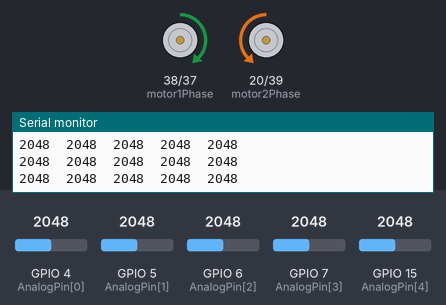
Bench run of a sketch on a simulated ESP32. Shown: direction and speed pins drawn as motors (green arrow = direction pin HIGH = forward, orange = LOW = backward, longer = more drive), the last lines printed to the serial monitor. The inputs (shaded band) are chosen by the test bench; at power-on: GPIO 4 (AnalogPin[0]) = 2048, GPIO 15 (AnalogPin[4]) = 2048, GPIO 7 (AnalogPin[3]) = 2048, GPIO 5 (AnalogPin[1]) = 2048, GPIO 6 (AnalogPin[2]) = 2048.

Above: at 1.2 s.
1.3 s: GPIO 4 (AnalogPin[0]) set to 80
3.0 s: GPIO 15 (AnalogPin[4]) set to 3972
At 4.1 s:
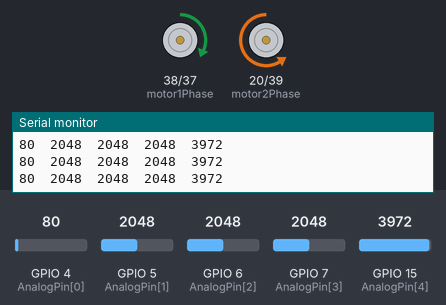
4.5 s: GPIO 7 (AnalogPin[3]) set to 3972
At 5.6 s:
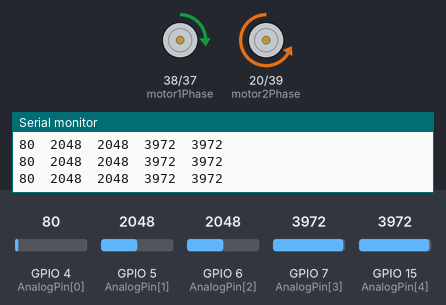
6.0 s: GPIO 5 (AnalogPin[1]) set to 1045
At 7.1 s:
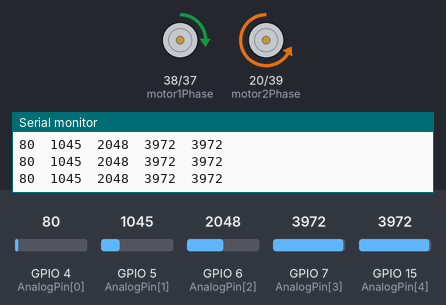
9.0 s: GPIO 5 (AnalogPin[1]) set to 943
At 10.2 s:
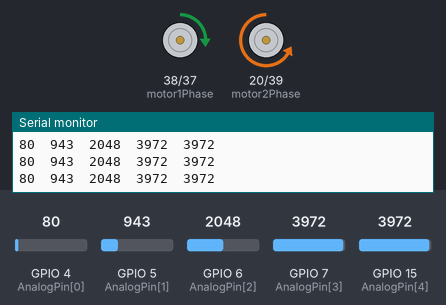
12.0 s: GPIO 6 (AnalogPin[2]) set to 122
At 12.4 s:
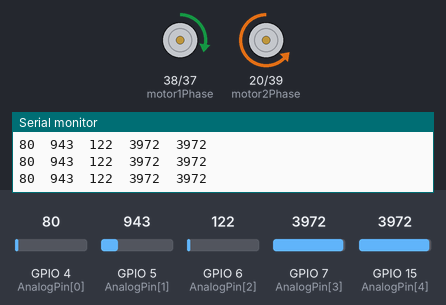
Timing chart, 0 to 15.0 s (numbered marks = the images above; inputs shaded):
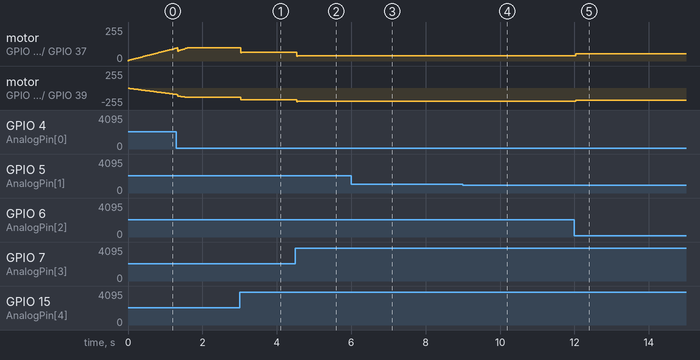

The sketch:

EEN1025_wk1_line_follow.ino
```cpp
#define CW  LOW
#define ACW HIGH

// Motor pins
int motor1PWM   = 37; // LHS motor
int motor1Phase = 38;
int motor2PWM   = 39; // RHS motor
int motor2Phase = 20;

// Soft-start for base speed
int baseSpeedCurrent = 0;     // ramped base speed
const int rampStep   = 2;     // PWM increment per loop

// Line sensor pins (left → right)
int AnalogValue[5] = {0, 0, 0, 0, 0};
int AnalogPin[5]   = {4, 5, 6, 7, 15};  // TCRT5000 outputs

// ===== PID variables for line following =====
float Kp = 70.0;   // start values – you will tune these
float Ki = 0.0;
float Kd = 12.0;

float error        = 0;
float previousError = 0;
float integral      = 0;

// Target base speed (what you want during line following)
int baseSpeedTarget = 120;    // 0–255

void setup() {
  Serial.begin(9600);

  pinMode(motor1PWM,   OUTPUT);
  pinMode(motor1Phase, OUTPUT);
  pinMode(motor2PWM,   OUTPUT);
  pinMode(motor2Phase, OUTPUT);
}

void loop() {
  // 1) Read sensors (and print for debugging)
  readSensorsAndPrint();

  // 2) Follow line with PID
  lineFollowStep();
}

/* -------------------- SENSOR + PID FUNCTIONS -------------------- */

void readSensorsAndPrint() {
  for (int i = 0; i < 5; i++) {
    AnalogValue[i] = analogRead(AnalogPin[i]);
    Serial.print(AnalogValue[i]);
    Serial.print("\t");
  }
  Serial.println("");
}

// Convert 5 sensor readings into a line position error
float getLineError() {
  // weights: left-most = -2, right-most = +2
  const int weights[5] = {-2, -1, 0, 1, 2};

  long numerator   = 0;
  long denominator = 0;

  for (int i = 0; i < 5; i++) {
    int value = AnalogValue[i];

    // If line is dark, the sensor reading is LOWER
    // Must Invert so that "more line" = bigger value:
    value = 4095 - value;    // ESP32 12-bit ADC (0–4095) TAKE THIS OUT ?

    numerator   += (long)value * weights[i];
    denominator += value;
  }

  if (denominator == 0) {
    // No line detected – keep previous error
    return previousError;
  }

  return (float)numerator / (float)denominator;  // range approx -2 … +2
}

float computePID(float lineError) {
  integral += lineError;
  // prevent integral windup
  integral = constrain(integral, -50, 50);

  float derivative = lineError - previousError;
  previousError = lineError;

  // Full PID – you can leave Ki = 0 and it becomes PD
  float output = Kp * lineError + Ki * integral + Kd * derivative;
  return output;
}

// One step of line following: call this every loop()
void lineFollowStep() {

  // --- 1) Update line error ---
  float lineError   = getLineError();
  float correction  = computePID(lineError);

  // --- 2) Soft-start base speed (re-using your ramp idea) ---
  if (baseSpeedCurrent < baseSpeedTarget) {
    baseSpeedCurrent += rampStep;
    if (baseSpeedCurrent > baseSpeedTarget) baseSpeedCurrent = baseSpeedTarget;
  } else if (baseSpeedCurrent > baseSpeedTarget) {
    baseSpeedCurrent -= rampStep;
    if (baseSpeedCurrent < baseSpeedTarget) baseSpeedCurrent = baseSpeedTarget;
  }

  // --- 3) Differential speeds from PID correction ---
  int leftSpeed  = baseSpeedCurrent + (int)correction;
  int rightSpeed = baseSpeedCurrent - (int)correction;

  leftSpeed  = constrain(leftSpeed,  0, 255);
  rightSpeed = constrain(rightSpeed, 0, 255);

  // --- 4) Drive motors forward with those speeds ---
  digitalWrite(motor1Phase, ACW); // LHS forward
  digitalWrite(motor2Phase, CW);  // RHS forward

  analogWrite(motor1PWM, leftSpeed);
  analogWrite(motor2PWM, rightSpeed);

  // Debug (optional)
  // Serial.print("Err: "); Serial.print(lineError);
  // Serial.print("  L: "); Serial.print(leftSpeed);
  // Serial.print("  R: "); Serial.println(rightSpeed);
}

/* -------------------- OTHER MOTION FUNCTIONS (OPTIONAL) -------------------- */

void Brake() {
  baseSpeedCurrent = 0;
  analogWrite(motor1PWM, 0);
  analogWrite(motor2PWM, 0);
}
```

Measured:
- after the input at 3.0 s, motor on GPIO 38 (motor1Phase) / GPIO 37 (motor1PWM): forward 98/255 → forward 67/255 at once; motor on GPIO 20 (motor2Phase) / GPIO 39 (motor2PWM): backward 142/255 → backward 173/255 at once
- after the input at 4.5 s, motor on GPIO 38 (motor1Phase) / GPIO 37 (motor1PWM): forward 67/255 → forward 39/255 at once; motor on GPIO 20 (motor2Phase) / GPIO 39 (motor2PWM): backward 173/255 → backward 201/255 at once
- after the input at 6.0 s, motor on GPIO 38 (motor1Phase) / GPIO 37 (motor1PWM): forward 39/255 → forward 40/255 after 0.05 s; motor on GPIO 20 (motor2Phase) / GPIO 39 (motor2PWM): backward 201/255 → backward 200/255 after 0.05 s
- after the input at 9.0 s, motor on GPIO 38 (motor1Phase) / GPIO 37 (motor1PWM): forward 40/255 → forward 41/255 at once, → forward 40/255 0.02 s later; motor on GPIO 20 (motor2Phase) / GPIO 39 (motor2PWM): backward 200/255 → backward 199/255 at once, → backward 200/255 0.02 s later
- after the input at 12.0 s, motor on GPIO 38 (motor1Phase) / GPIO 37 (motor1PWM): forward 40/255 → forward 54/255 at once; motor on GPIO 20 (motor2Phase) / GPIO 39 (motor2PWM): backward 200/255 → backward 186/255 at once
